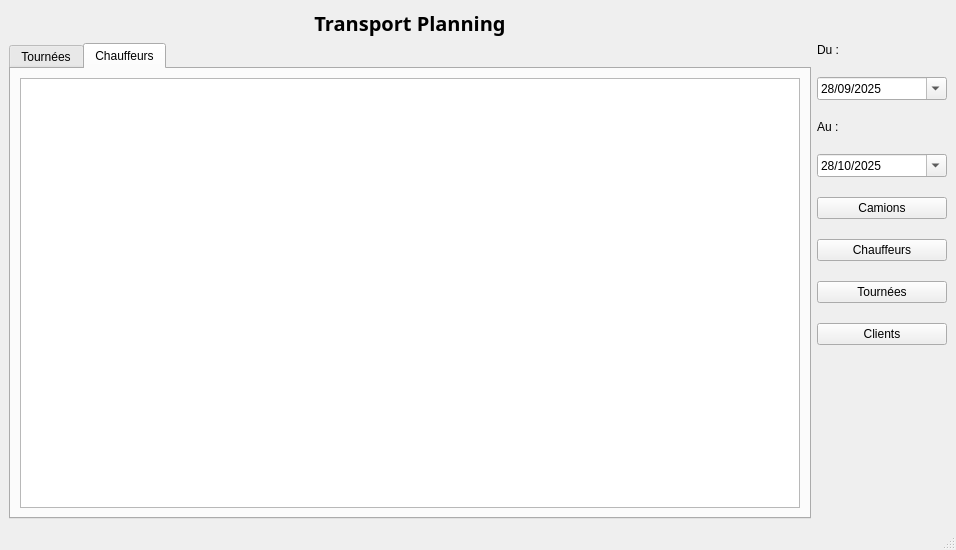
<?xml version="1.0" encoding="UTF-8"?>
<ui version="4.0">
 <class>MainWindow</class>
 <widget class="QMainWindow" name="MainWindow">
  <property name="geometry">
   <rect>
    <x>0</x>
    <y>0</y>
    <width>956</width>
    <height>550</height>
   </rect>
  </property>
  <property name="windowTitle">
   <string>Transport Planning</string>
  </property>
  <widget class="QWidget" name="centralwidget">
   <layout class="QGridLayout" name="gridLayout">
    <item row="1" column="0">
     <widget class="QTabWidget" name="tabWidget">
      <property name="currentIndex">
       <number>1</number>
      </property>
      <widget class="QWidget" name="tourneeTab">
       <attribute name="title">
        <string>Tournées</string>
       </attribute>
       <layout class="QVBoxLayout" name="verticalLayout_2">
        <item>
         <widget class="QTableWidget" name="tourneeTable">
          <property name="editTriggers">
           <set>QAbstractItemView::NoEditTriggers</set>
          </property>
          <property name="selectionMode">
           <enum>QAbstractItemView::ExtendedSelection</enum>
          </property>
         </widget>
        </item>
       </layout>
      </widget>
      <widget class="QWidget" name="chauffeurTab">
       <attribute name="title">
        <string>Chauffeurs</string>
       </attribute>
       <layout class="QVBoxLayout" name="verticalLayout_3">
        <item>
         <widget class="QTableWidget" name="chauffeurTable">
          <property name="editTriggers">
           <set>QAbstractItemView::NoEditTriggers</set>
          </property>
         </widget>
        </item>
       </layout>
      </widget>
     </widget>
    </item>
    <item row="0" column="0">
     <widget class="QLabel" name="titleLabel">
      <property name="font">
       <font>
        <family>Sans Serif</family>
        <pointsize>15</pointsize>
        <bold>true</bold>
       </font>
      </property>
      <property name="text">
       <string>Transport Planning</string>
      </property>
      <property name="alignment">
       <set>Qt::AlignCenter</set>
      </property>
     </widget>
    </item>
    <item row="1" column="1">
     <layout class="QVBoxLayout" name="verticalLayout">
      <property name="spacing">
       <number>20</number>
      </property>
      <item>
       <layout class="QVBoxLayout" name="verticalLayout_4">
        <item>
         <widget class="QLabel" name="fromLabel">
          <property name="text">
           <string>Du :</string>
          </property>
         </widget>
        </item>
        <item>
         <widget class="QDateEdit" name="fromDateEdit">
          <property name="focusPolicy">
           <enum>Qt::StrongFocus</enum>
          </property>
          <property name="acceptDrops">
           <bool>true</bool>
          </property>
          <property name="locale">
           <locale language="French" country="France"/>
          </property>
          <property name="dateTime">
           <datetime>
            <hour>0</hour>
            <minute>0</minute>
            <second>0</second>
            <year>2025</year>
            <month>9</month>
            <day>28</day>
           </datetime>
          </property>
          <property name="displayFormat">
           <string>dd/MM/yyyy</string>
          </property>
          <property name="calendarPopup">
           <bool>true</bool>
          </property>
         </widget>
        </item>
        <item>
         <widget class="QLabel" name="toLabel">
          <property name="text">
           <string>Au :</string>
          </property>
         </widget>
        </item>
        <item>
         <widget class="QDateEdit" name="toDateEdit">
          <property name="locale">
           <locale language="French" country="France"/>
          </property>
          <property name="dateTime">
           <datetime>
            <hour>0</hour>
            <minute>0</minute>
            <second>0</second>
            <year>2025</year>
            <month>10</month>
            <day>28</day>
           </datetime>
          </property>
          <property name="displayFormat">
           <string>dd/MM/yyyy</string>
          </property>
          <property name="calendarPopup">
           <bool>true</bool>
          </property>
         </widget>
        </item>
       </layout>
      </item>
      <item>
       <widget class="QPushButton" name="camionsButton">
        <property name="minimumSize">
         <size>
          <width>0</width>
          <height>0</height>
         </size>
        </property>
        <property name="text">
         <string>Camions</string>
        </property>
       </widget>
      </item>
      <item>
       <widget class="QPushButton" name="chauffeursButton">
        <property name="minimumSize">
         <size>
          <width>130</width>
          <height>0</height>
         </size>
        </property>
        <property name="text">
         <string>Chauffeurs</string>
        </property>
       </widget>
      </item>
      <item>
       <widget class="QPushButton" name="tourneesButton">
        <property name="text">
         <string>Tournées</string>
        </property>
       </widget>
      </item>
      <item>
       <widget class="QPushButton" name="clientsButton">
        <property name="text">
         <string>Clients</string>
        </property>
       </widget>
      </item>
      <item>
       <spacer name="verticalSpacer">
        <property name="orientation">
         <enum>Qt::Vertical</enum>
        </property>
        <property name="sizeHint" stdset="0">
         <size>
          <width>20</width>
          <height>40</height>
         </size>
        </property>
       </spacer>
      </item>
     </layout>
    </item>
   </layout>
  </widget>
  <widget class="QStatusBar" name="statusbar"/>
  <widget class="QMenuBar" name="menubar">
   <property name="enabled">
    <bool>true</bool>
   </property>
   <property name="geometry">
    <rect>
     <x>0</x>
     <y>0</y>
     <width>956</width>
     <height>22</height>
    </rect>
   </property>
  </widget>
 </widget>
 <resources/>
 <connections/>
</ui>
